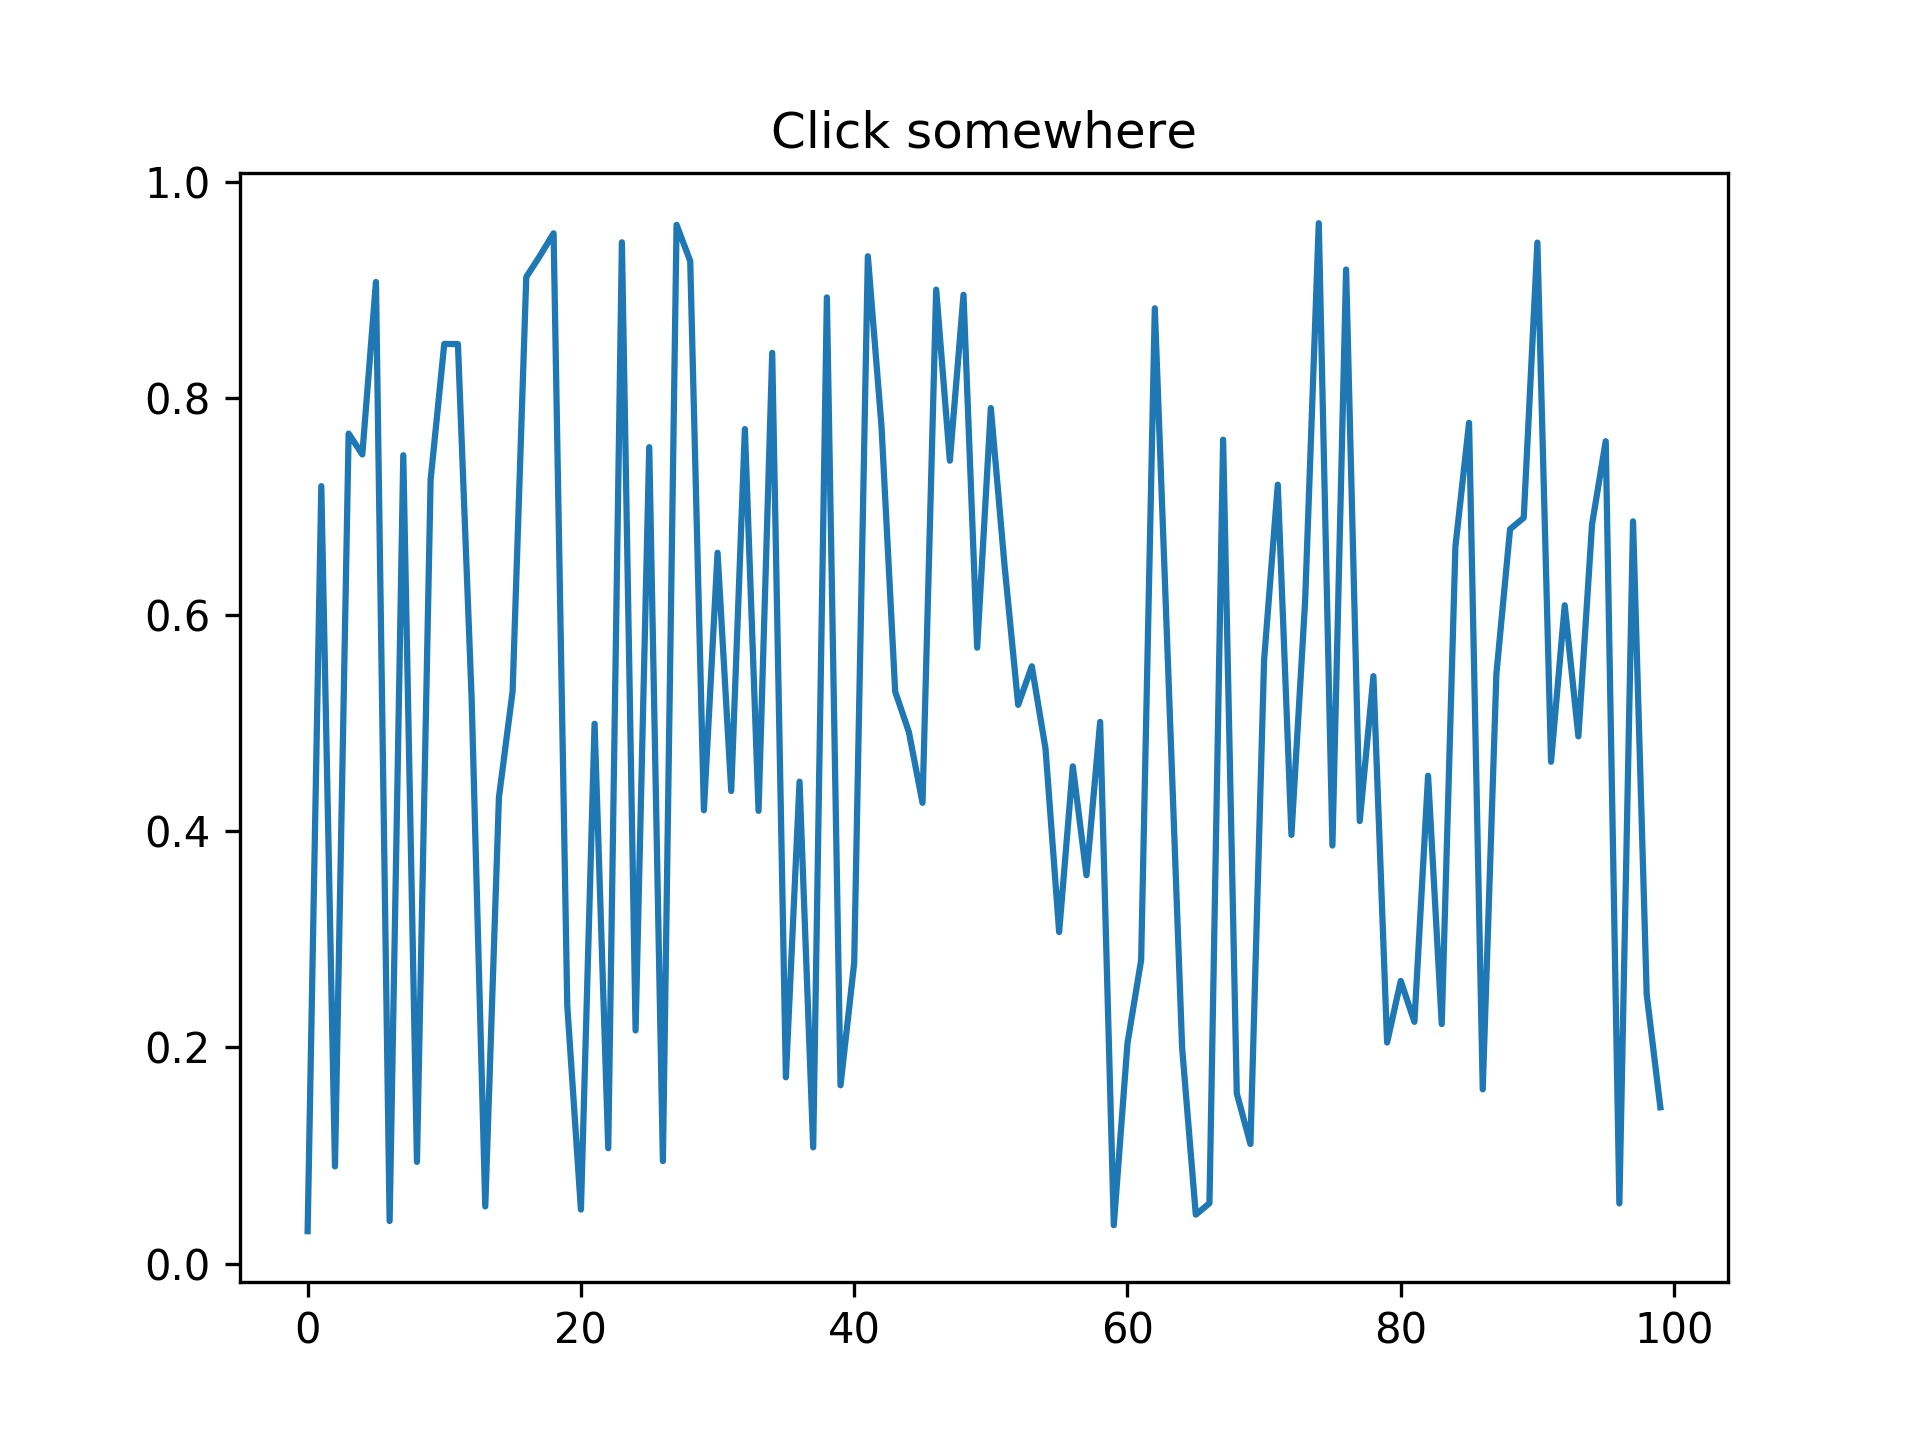

The script that saved this image:
# _*_ coding: utf-8 _*_

import matplotlib.pyplot as plt
import numpy as np

fig=plt.figure()

ax=fig.add_subplot(111)
ax.plot(np.random.rand(100))
ax.set_title('Click somewhere')

def onclick(event):
    print(event)
    ax=plt.gca()
    a.set_title('x={0:1.2f} y={1:1.2f}'.format(event.xdata,event.ydata))
    if event.key == 'shift+control':
        color='red'
    elif event.key == 'shift':
        color='yellow'
    else:
        color='blue'
    ax.plot([event.xdata],[event.ydata],'o',color=color)
    ax.figure.canvas.draw() # this line is critical to change the title
    plt.savefig('55.jpg',dpi=300)

cid=fig.canvas.mpl_connect('button_press_event',onclick)
plt.savefig('55.jpg',dpi=300)
plt.show()
print('plot down')